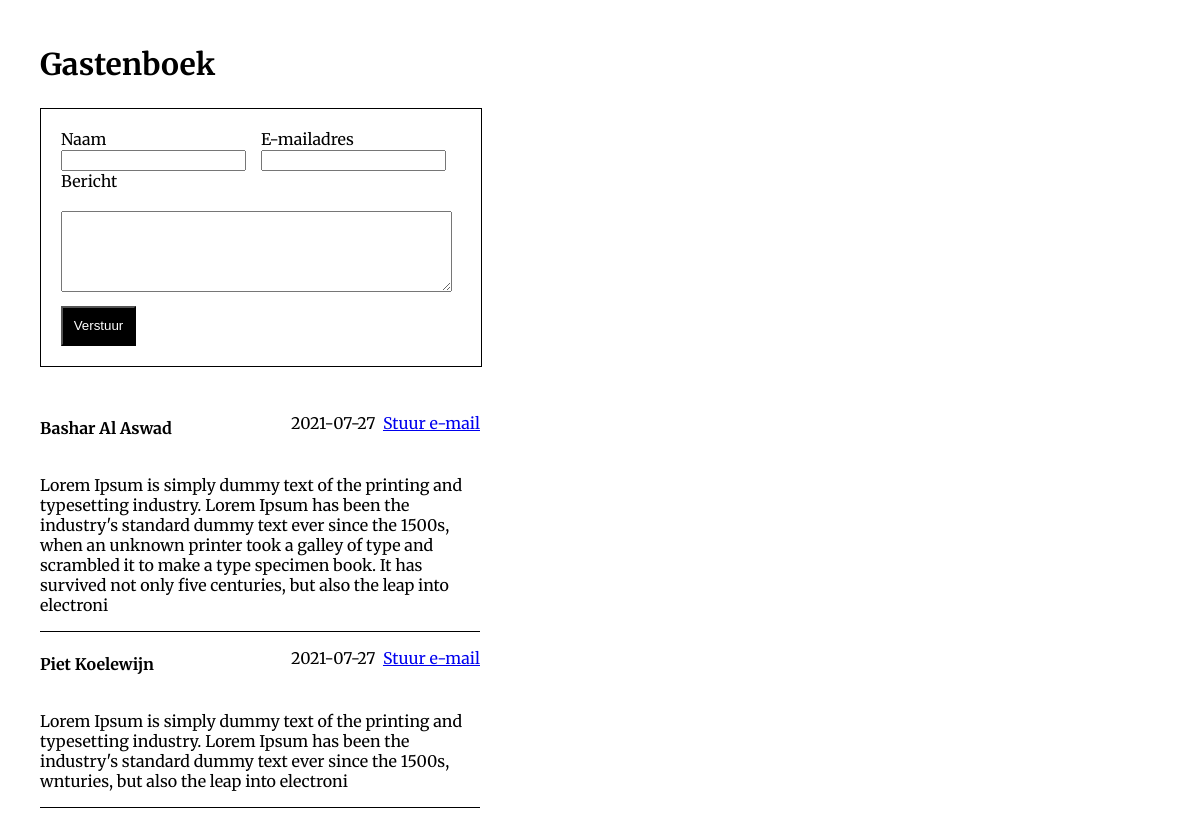
The page / on the database its author committed.
### tables this page shows
CREATE TABLE `guests` (
  `id` int(11) NOT NULL,
  `name` varchar(191) NOT NULL,
  `email` varchar(191) NOT NULL,
  `message` longtext NOT NULL,
  `created_at` date NOT NULL
);

### user.php (the view, shortened to what this page needs)
<?php
class Guest
{
    public function __construct($db)
    {
       $this->db = $db;
    }
    public function getGoals()
    {
        $html = "";
        $stmt = $this->db->query("SELECT * FROM guests ORDER BY created_at DESC")->fetchAll();
        foreach ($stmt as $row) {
            $html .= '
                <div class="message_cred">
                    <h4> ' . $row["name"] . ' </h4>
                    <div class="flex">
                        <p> ' . $row["created_at"] . '</p> &nbsp&nbsp
                        <p><a href="mailto: '. $row['email'] .'">Stuur e-mail</a></p>
                    </div>
                </div>
                <div class="message">
                    <p> ' . $row["message"] . '</p>
                </div>
            ';
        }
        return $html;
    }
}

### index.php (shortened to what this page needs)
<?php
require_once('config.php');
require_once('user.php');
$guest = new Guest($conn);
$guest->Addguest();
?>
<!DOCTYPE html>
<html lang="en">
<head>
    <link rel="stylesheet" href="style.css">
</head>
<body>
    <section>
        <h1 class="title">Gastenboek</h1>
        <form action="" id="form" name="guestForm" method="post">
            <div class="flex">
                <div>
                    <label>Naam</label><br>
                    <input type="text" name="name">
                </div>
                <div>
                    <label>E-mailadres</label><br>
                    <input type="email" name="email"><br>
                </div>
            </div>
            <label>Bericht</label><br>
            <textarea name="message" id="message" cols="20" rows="5"></textarea><br>
            <input type="submit" name="submit" id="submit" value="Verstuur">
        </form>
    </section>
    <section id="messages">
        <?php echo $guest->getGoals(); ?>
    </section>
</body>
</html>

### style.css (style rules this page uses)
body, html { margin: 20px 20px; font-family: 'Merriweather', serif; }
.title { font-size: 30px; }
#form { padding: 20px; border: 1px solid black; width: 400px; }
.flex { display: flex; }
.flex > div { width: 220px; }
#message { margin-top: 20px; width: 385px; }
#submit { margin-top: 10px; color: white; background-color: black; width: 75px; height: 40px; border-radius: 0; }
#messages { margin-top: 30px; width: 440px; }
.message_cred { display: flex; justify-content: space-between; }
.message { border-bottom: 1px solid black; }

### rows shown on the page
guests: name "Bashar Al Aswad", created_at "2021-07-27", message "Lorem Ipsum is simply dummy text of the printing and typesetting industry. Lorem Ipsum has been the industry's standard dummy text ever since the 1500s, when an unknown printer took a galley of type and scrambled it to make a type specimen book. It has survived not only five centuries, but also the leap into electroni"
guests: name "Piet Koelewijn", created_at "2021-07-27", message "Lorem Ipsum is simply dummy text of the printing and typesetting industry. Lorem Ipsum has been the industry's standard dummy text ever since the 1500s, wnturies, but also the leap into electroni"
